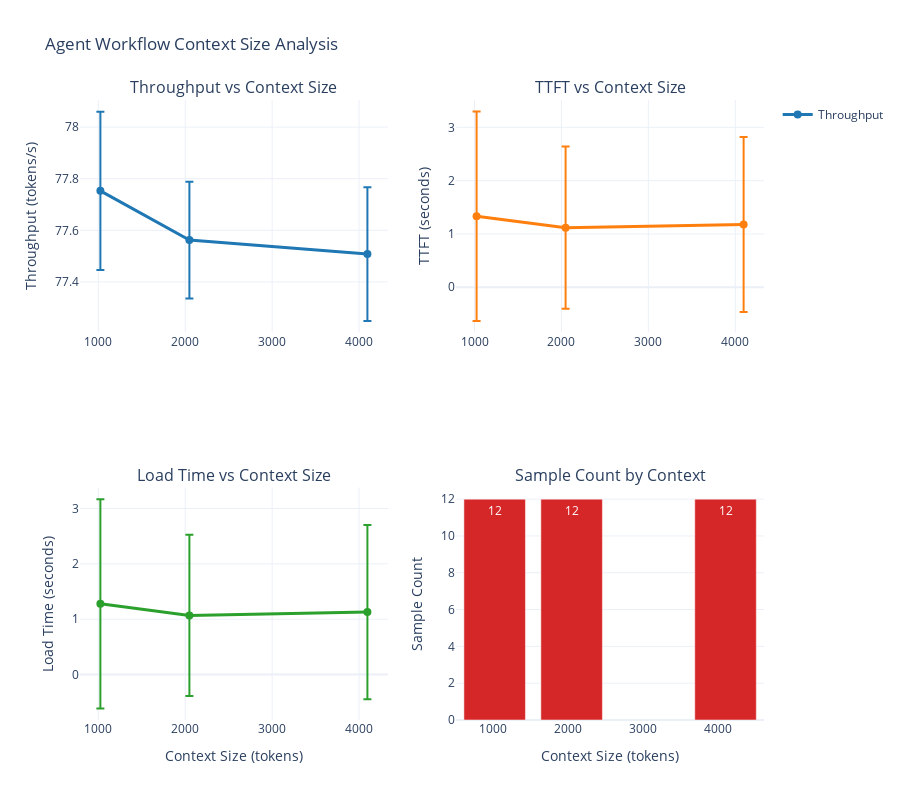

Source (notebook cell):
### Markdown cell above
## 2. Agent Workflow Parameter Analysis

This section analyzes how different parameter configurations impact agent workflow performance, focusing on the key findings from TR109 that agent workflows require different optimization than single-inference tasks.

**Key Agent Workflow Insights:**
- Context size optimization shows inverse relationship for agent tasks
- GPU layer allocation optimal range: 60-80 layers for sustained agent performance
- Temperature settings impact workflow quality vs latency trade-offs
- Multi-run statistical analysis reveals configuration stability requirements

**Reference:** TR109:45-67 - Agent workflow optimization methodology

### Code cell
# Context Size Impact on Agent Workflows
def create_agent_context_size_analysis():
    """Analyze context size impact on agent workflow performance"""

    # Group by context size and calculate performance metrics
    context_analysis = (
        param_df.groupby("num_ctx")
        .agg(
            {
                "tokens_s": ["mean", "std", "count"],
                "ttft_s": ["mean", "std"],
                "load_s": ["mean", "std"],
            }
        )
        .round(3)
    )

    # Flatten column names
    context_analysis.columns = [
        "_".join(col).strip() for col in context_analysis.columns
    ]
    context_analysis = context_analysis.reset_index()

    # Create subplots for context size analysis
    fig = make_subplots(
        rows=2,
        cols=2,
        subplot_titles=(
            "Throughput vs Context Size",
            "TTFT vs Context Size",
            "Load Time vs Context Size",
            "Sample Count by Context",
        ),
        specs=[
            [{"secondary_y": False}, {"secondary_y": False}],
            [{"secondary_y": False}, {"secondary_y": False}],
        ],
    )

    # Throughput vs Context Size
    fig.add_trace(
        go.Scatter(
            x=context_analysis["num_ctx"],
            y=context_analysis["tokens_s_mean"],
            error_y=dict(type="data", array=context_analysis["tokens_s_std"]),
            mode="lines+markers",
            name="Throughput",
            line=dict(color="#1f77b4", width=3),
            marker=dict(size=8),
        ),
        row=1,
        col=1,
    )

    # TTFT vs Context Size
    fig.add_trace(
        go.Scatter(
            x=context_analysis["num_ctx"],
            y=context_analysis["ttft_s_mean"],
            error_y=dict(type="data", array=context_analysis["ttft_s_std"]),
            mode="lines+markers",
            name="TTFT",
            line=dict(color="#ff7f0e", width=3),
            marker=dict(size=8),
            showlegend=False,
        ),
        row=1,
        col=2,
    )

    # Load Time vs Context Size
    fig.add_trace(
        go.Scatter(
            x=context_analysis["num_ctx"],
            y=context_analysis["load_s_mean"],
            error_y=dict(type="data", array=context_analysis["load_s_std"]),
            mode="lines+markers",
            name="Load Time",
            line=dict(color="#2ca02c", width=3),
            marker=dict(size=8),
            showlegend=False,
        ),
        row=2,
        col=1,
    )

    # Sample Count by Context
    fig.add_trace(
        go.Bar(
            x=context_analysis["num_ctx"],
            y=context_analysis["tokens_s_count"],
            name="Sample Count",
            marker_color="#d62728",
            text=context_analysis["tokens_s_count"],
            textposition="auto",
            showlegend=False,
        ),
        row=2,
        col=2,
    )

    # Update layout
    fig.update_layout(
        title="Agent Workflow Context Size Analysis",
        height=800,
        showlegend=True,
        font=dict(size=12),
    )

    # Update axes labels
    fig.update_xaxes(title_text="Context Size (tokens)", row=2, col=1)
    fig.update_xaxes(title_text="Context Size (tokens)", row=2, col=2)
    fig.update_yaxes(title_text="Throughput (tokens/s)", row=1, col=1)
    fig.update_yaxes(title_text="TTFT (seconds)", row=1, col=2)
    fig.update_yaxes(title_text="Load Time (seconds)", row=2, col=1)
    fig.update_yaxes(title_text="Sample Count", row=2, col=2)

    return fig, context_analysis


# Create and display the visualization
agent_context_fig, agent_context_analysis = create_agent_context_size_analysis()
agent_context_fig.show()

# Display context size insights
print("📊 Context Size Analysis for Agent Workflows:")
print(
    "Key Finding: Agent workflows show different context optimization patterns than single-inference tasks"
)
for _, row in agent_context_analysis.iterrows():
    print(
        f"   Context {row['num_ctx']}: {row['tokens_s_mean']:.1f} tok/s (n={row['tokens_s_count']})"
    )

### Figure 1 — Plotly figure (JSON) as saved in the notebook; plotly's stock layout.template omitted (floating-point values rounded to 4 significant figures)
{"data": [{"error_y": {"array": [0.307, 0.226, 0.259], "type": "data"}, "line": {"color": "#1f77b4", "width": 3}, "marker": {"size": 8}, "mode": "lines+markers", "name": "Throughput", "type": "scatter", "x": [1024, 2048, 4096], "xaxis": "x", "y": [77.75, 77.56, 77.51], "yaxis": "y"}, {"error_y": {"array": [1.963, 1.522, 1.641], "type": "data"}, "line": {"color": "#ff7f0e", "width": 3}, "marker": {"size": 8}, "mode": "lines+markers", "name": "TTFT", "showlegend": false, "type": "scatter", "x": [1024, 2048, 4096], "xaxis": "x2", "y": [1.332, 1.118, 1.178], "yaxis": "y2"}, {"error_y": {"array": [1.89, 1.456, 1.574], "type": "data"}, "line": {"color": "#2ca02c", "width": 3}, "marker": {"size": 8}, "mode": "lines+markers", "name": "Load Time", "showlegend": false, "type": "scatter", "x": [1024, 2048, 4096], "xaxis": "x3", "y": [1.279, 1.069, 1.128], "yaxis": "y3"}, {"marker": {"color": "#d62728"}, "name": "Sample Count", "showlegend": false, "text": [12.0, 12.0, 12.0], "textposition": "auto", "type": "bar", "x": [1024, 2048, 4096], "xaxis": "x4", "y": [12, 12, 12], "yaxis": "y4"}], "layout": {"annotations": [{"font": {"size": 16}, "showarrow": false, "text": "Throughput vs Context Size", "x": 0.225, "xanchor": "center", "xref": "paper", "y": 1, "yanchor": "bottom", "yref": "paper"}, {"font": {"size": 16}, "showarrow": false, "text": "TTFT vs Context Size", "x": 0.775, "xanchor": "center", "xref": "paper", "y": 1, "yanchor": "bottom", "yref": "paper"}, {"font": {"size": 16}, "showarrow": false, "text": "Load Time vs Context Size", "x": 0.225, "xanchor": "center", "xref": "paper", "y": 0.375, "yanchor": "bottom", "yref": "paper"}, {"font": {"size": 16}, "showarrow": false, "text": "Sample Count by Context", "x": 0.775, "xanchor": "center", "xref": "paper", "y": 0.375, "yanchor": "bottom", "yref": "paper"}], "font": {"size": 12}, "height": 800, "showlegend": true, "title": {"text": "Agent Workflow Context Size Analysis"}, "xaxis": {"anchor": "y", "domain": [0, 0.45]}, "xaxis2": {"anchor": "y2", "domain": [0.55, 1]}, "xaxis3": {"anchor": "y3", "domain": [0, 0.45], "title": {"text": "Context Size (tokens)"}}, "xaxis4": {"anchor": "y4", "domain": [0.55, 1], "title": {"text": "Context Size (tokens)"}}, "yaxis": {"anchor": "x", "domain": [0.625, 1], "title": {"text": "Throughput (tokens/s)"}}, "yaxis2": {"anchor": "x2", "domain": [0.625, 1], "title": {"text": "TTFT (seconds)"}}, "yaxis3": {"anchor": "x3", "domain": [0, 0.375], "title": {"text": "Load Time (seconds)"}}, "yaxis4": {"anchor": "x4", "domain": [0, 0.375], "title": {"text": "Sample Count"}}}}
